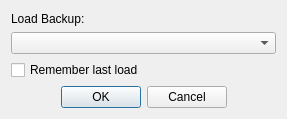
<?xml version="1.0" encoding="UTF-8"?>
<ui version="4.0">
 <class>loadBackupDialog</class>
 <widget class="QDialog" name="loadBackupDialog">
  <property name="geometry">
   <rect>
    <x>0</x>
    <y>0</y>
    <width>287</width>
    <height>119</height>
   </rect>
  </property>
  <property name="windowTitle">
   <string>Load Backup</string>
  </property>
  <layout class="QVBoxLayout" name="verticalLayout">
   <item>
    <layout class="QVBoxLayout" name="mainLayout" stretch="0,0,0">
     <item>
      <widget class="QLabel" name="label">
       <property name="text">
        <string>Load Backup:</string>
       </property>
      </widget>
     </item>
     <item>
      <widget class="QComboBox" name="comboBox_backups"/>
     </item>
     <item>
      <widget class="QCheckBox" name="checkBox_remember">
       <property name="text">
        <string>Remember last load</string>
       </property>
      </widget>
     </item>
    </layout>
   </item>
   <item>
    <widget class="QDialogButtonBox" name="buttonBox">
     <property name="layoutDirection">
      <enum>Qt::LeftToRight</enum>
     </property>
     <property name="orientation">
      <enum>Qt::Horizontal</enum>
     </property>
     <property name="standardButtons">
      <set>QDialogButtonBox::Cancel|QDialogButtonBox::Ok</set>
     </property>
     <property name="centerButtons">
      <bool>true</bool>
     </property>
    </widget>
   </item>
  </layout>
 </widget>
 <resources/>
 <connections>
  <connection>
   <sender>buttonBox</sender>
   <signal>accepted()</signal>
   <receiver>loadBackupDialog</receiver>
   <slot>accept()</slot>
   <hints>
    <hint type="sourcelabel">
     <x>248</x>
     <y>254</y>
    </hint>
    <hint type="destinationlabel">
     <x>157</x>
     <y>274</y>
    </hint>
   </hints>
  </connection>
  <connection>
   <sender>buttonBox</sender>
   <signal>rejected()</signal>
   <receiver>loadBackupDialog</receiver>
   <slot>reject()</slot>
   <hints>
    <hint type="sourcelabel">
     <x>316</x>
     <y>260</y>
    </hint>
    <hint type="destinationlabel">
     <x>286</x>
     <y>274</y>
    </hint>
   </hints>
  </connection>
 </connections>
</ui>
